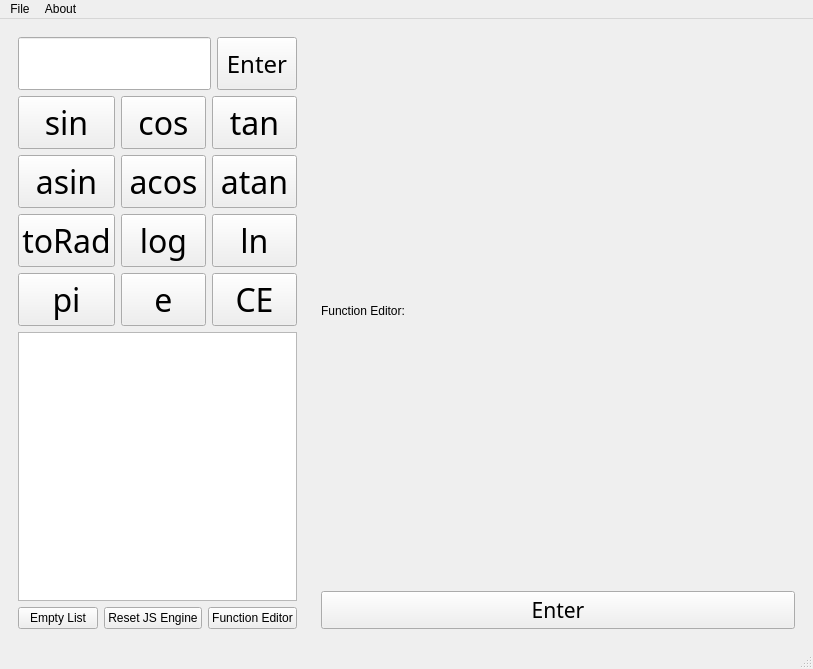
<?xml version="1.0" encoding="UTF-8"?>
<ui version="4.0">
 <class>MainWindow</class>
 <widget class="QMainWindow" name="MainWindow">
  <property name="geometry">
   <rect>
    <x>0</x>
    <y>0</y>
    <width>813</width>
    <height>669</height>
   </rect>
  </property>
  <property name="sizePolicy">
   <sizepolicy hsizetype="Fixed" vsizetype="Fixed">
    <horstretch>0</horstretch>
    <verstretch>0</verstretch>
   </sizepolicy>
  </property>
  <property name="windowTitle">
   <string>MainWindow</string>
  </property>
  <widget class="QWidget" name="centralwidget">
   <layout class="QHBoxLayout" name="horizontalLayout_4">
    <item>
     <layout class="QHBoxLayout" name="horizontalLayout_3" stretch="1,2">
      <item>
       <widget class="QWidget" name="widget_caculator" native="true">
        <layout class="QVBoxLayout" name="verticalLayout">
         <item>
          <layout class="QHBoxLayout" name="horizontalLayout_2">
           <item>
            <widget class="QLineEdit" name="et_formula">
             <property name="font">
              <font>
               <family>Adobe Arabic</family>
               <pointsize>24</pointsize>
              </font>
             </property>
             <property name="text">
              <string/>
             </property>
            </widget>
           </item>
           <item>
            <widget class="QPushButton" name="btn_enter">
             <property name="sizePolicy">
              <sizepolicy hsizetype="Minimum" vsizetype="Minimum">
               <horstretch>0</horstretch>
               <verstretch>0</verstretch>
              </sizepolicy>
             </property>
             <property name="font">
              <font>
               <family>Adobe Arabic</family>
               <pointsize>18</pointsize>
              </font>
             </property>
             <property name="text">
              <string>Enter</string>
             </property>
            </widget>
           </item>
          </layout>
         </item>
         <item>
          <layout class="QGridLayout" name="gridLayout_4">
           <item row="3" column="0">
            <widget class="QPushButton" name="btn_pi">
             <property name="font">
              <font>
               <family>Adobe Arabic</family>
               <pointsize>24</pointsize>
              </font>
             </property>
             <property name="text">
              <string>pi</string>
             </property>
            </widget>
           </item>
           <item row="2" column="1">
            <widget class="QPushButton" name="btn_log">
             <property name="font">
              <font>
               <family>Adobe Arabic</family>
               <pointsize>24</pointsize>
              </font>
             </property>
             <property name="text">
              <string>log</string>
             </property>
            </widget>
           </item>
           <item row="3" column="2">
            <widget class="QPushButton" name="btn_ce">
             <property name="font">
              <font>
               <family>Adobe Arabic</family>
               <pointsize>24</pointsize>
              </font>
             </property>
             <property name="text">
              <string>CE</string>
             </property>
            </widget>
           </item>
           <item row="1" column="2">
            <widget class="QPushButton" name="btn_atan">
             <property name="font">
              <font>
               <family>Adobe Arabic</family>
               <pointsize>24</pointsize>
              </font>
             </property>
             <property name="text">
              <string>atan</string>
             </property>
            </widget>
           </item>
           <item row="0" column="2">
            <widget class="QPushButton" name="btn_tan">
             <property name="font">
              <font>
               <family>Adobe Arabic</family>
               <pointsize>24</pointsize>
              </font>
             </property>
             <property name="text">
              <string>tan</string>
             </property>
            </widget>
           </item>
           <item row="3" column="1">
            <widget class="QPushButton" name="btn_e">
             <property name="font">
              <font>
               <family>Adobe Arabic</family>
               <pointsize>24</pointsize>
              </font>
             </property>
             <property name="text">
              <string>e</string>
             </property>
            </widget>
           </item>
           <item row="2" column="2">
            <widget class="QPushButton" name="btn_ln">
             <property name="font">
              <font>
               <family>Adobe Arabic</family>
               <pointsize>24</pointsize>
              </font>
             </property>
             <property name="text">
              <string>ln</string>
             </property>
            </widget>
           </item>
           <item row="0" column="0">
            <widget class="QPushButton" name="btn_sin">
             <property name="font">
              <font>
               <family>Adobe Arabic</family>
               <pointsize>24</pointsize>
              </font>
             </property>
             <property name="text">
              <string>sin</string>
             </property>
            </widget>
           </item>
           <item row="0" column="1">
            <widget class="QPushButton" name="btn_cos">
             <property name="font">
              <font>
               <family>Adobe Arabic</family>
               <pointsize>24</pointsize>
              </font>
             </property>
             <property name="text">
              <string>cos</string>
             </property>
            </widget>
           </item>
           <item row="1" column="1">
            <widget class="QPushButton" name="btn_acos">
             <property name="font">
              <font>
               <family>Adobe Arabic</family>
               <pointsize>24</pointsize>
              </font>
             </property>
             <property name="text">
              <string>acos</string>
             </property>
            </widget>
           </item>
           <item row="2" column="0">
            <widget class="QPushButton" name="btn_toRad">
             <property name="font">
              <font>
               <family>Adobe Arabic</family>
               <pointsize>24</pointsize>
              </font>
             </property>
             <property name="text">
              <string>toRad</string>
             </property>
            </widget>
           </item>
           <item row="1" column="0">
            <widget class="QPushButton" name="btn_asin">
             <property name="font">
              <font>
               <family>Adobe Arabic</family>
               <pointsize>24</pointsize>
              </font>
             </property>
             <property name="text">
              <string>asin</string>
             </property>
            </widget>
           </item>
          </layout>
         </item>
         <item>
          <widget class="QTableWidget" name="tb_resultHistory"/>
         </item>
         <item>
          <layout class="QHBoxLayout" name="horizontalLayout">
           <item>
            <widget class="QPushButton" name="btn_emptyList">
             <property name="text">
              <string>Empty List</string>
             </property>
            </widget>
           </item>
           <item>
            <widget class="QPushButton" name="btn_resetEngine">
             <property name="text">
              <string>Reset JS Engine</string>
             </property>
            </widget>
           </item>
           <item>
            <widget class="QPushButton" name="btn_functionEditor">
             <property name="text">
              <string>Function Editor</string>
             </property>
            </widget>
           </item>
          </layout>
         </item>
        </layout>
       </widget>
      </item>
      <item>
       <widget class="QWidget" name="widget_scriptEditor" native="true">
        <layout class="QVBoxLayout" name="verticalLayout_2">
         <item>
          <layout class="QVBoxLayout" name="layout_script">
           <item>
            <widget class="QLabel" name="label">
             <property name="sizePolicy">
              <sizepolicy hsizetype="Expanding" vsizetype="Preferred">
               <horstretch>0</horstretch>
               <verstretch>0</verstretch>
              </sizepolicy>
             </property>
             <property name="text">
              <string>Function Editor:</string>
             </property>
            </widget>
           </item>
          </layout>
         </item>
         <item>
          <widget class="QPushButton" name="btn_scriptEnter">
           <property name="font">
            <font>
             <family>Adobe Arabic</family>
             <pointsize>16</pointsize>
            </font>
           </property>
           <property name="text">
            <string>Enter</string>
           </property>
          </widget>
         </item>
        </layout>
       </widget>
      </item>
     </layout>
    </item>
   </layout>
  </widget>
  <widget class="QMenuBar" name="menubar">
   <property name="geometry">
    <rect>
     <x>0</x>
     <y>0</y>
     <width>813</width>
     <height>26</height>
    </rect>
   </property>
   <widget class="QMenu" name="menu">
    <property name="title">
     <string>File</string>
    </property>
    <addaction name="actionLoadJSFiles"/>
   </widget>
   <widget class="QMenu" name="menuAbout">
    <property name="title">
     <string>About</string>
    </property>
    <addaction name="actionHelpFunction"/>
    <addaction name="separator"/>
    <addaction name="actionAbout"/>
   </widget>
   <addaction name="menu"/>
   <addaction name="menuAbout"/>
  </widget>
  <widget class="QStatusBar" name="statusbar"/>
  <action name="actionLoadJSFiles">
   <property name="text">
    <string>Load .js File</string>
   </property>
  </action>
  <action name="actionHelpFunction">
   <property name="text">
    <string>About define function</string>
   </property>
  </action>
  <action name="actionAbout">
   <property name="text">
    <string>About</string>
   </property>
  </action>
 </widget>
 <resources/>
 <connections/>
</ui>
